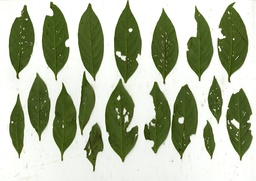
#> input picture imgs_raw/t2.jpg, 256 x 181 px, shrunk from 4962 x 3509 before the run
$ python synthetic.py --input imgs_raw
#> lines starting #> are read from the running program, lines starting #| are printed output that depends on the picture; after the words box and inside, x2 and y2 are one past the last pixel; in counts of white or black regions, pixels touching at a corner belong together
import cv2
import numpy as np
import random as rd
import os
import math
import csv
import argparse
from pathlib import Path

def getmask(img):
    gray = cv2.cvtColor(img, cv2.COLOR_BGR2GRAY)
    blurred = cv2.medianBlur(gray, 3)
    (T, threshInv) = cv2.threshold(blurred, 0, 255, cv2.THRESH_BINARY_INV | cv2.THRESH_OTSU)
    return(threshInv)

def listdir_nohidden(path):
    for f in os.listdir(path):
        if not f.startswith('.'):
            yield f

parser = argparse.ArgumentParser(description="Create artificial herbivore damages on intact leaves",
                                 formatter_class=argparse.ArgumentDefaultsHelpFormatter)
parser.add_argument("-i", "--input",  type= Path, required=True, help="Path to the directory of intact leaves i.e. input")
parser.add_argument("-o", "--output", type= Path, default='./imgs_synthesis', help="Path to the output directory")
parser.add_argument("-n", "--number", type=int, default=5000, help="The number of artificial leaf images ")

args = parser.parse_args()

if not os.path.exists(args.output):
    os.makedirs(args.output)
dir_to = os.path.join(args.output,'train')
if not os.path.exists(dir_to):
    os.makedirs(dir_to)

f=open(os.path.join(args.output,'stats.csv'),'w', newline='')
w=csv.writer(f)
w.writerow(['syn_img', 'leaf_area_intact', 'leaf_area_damage','artificial_damage_pct'])

list_h = list(listdir_nohidden(args.input))
image_number = 0
for num in range(args.number):
    # select an intact image randomly
    indice = rd.randint(1, len(list_h) - 1)
    path_h = os.path.join(args.input,list_h[indice])
    image = cv2.imread(path_h)
#> image is the input picture: shape (181, 256, 3); mean B, G, R 158.1, 183.5, 175.3
    imageresized = cv2.resize(image, (256, 256), interpolation=cv2.INTER_AREA)
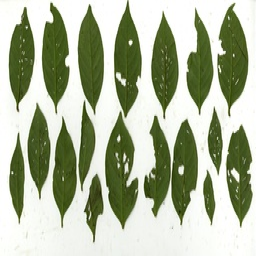
#> imageresized: shape (256, 256, 3); mean B, G, R 158.1, 183.4, 175.2
    mask = getmask(imageresized)
#> in getmask, `gray = cv2.cvtColor(img, cv2.COLOR_BGR2GRAY)`:
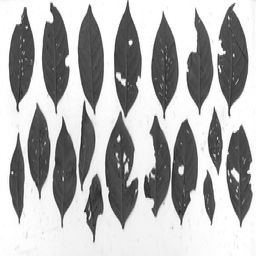
#> gray: shape (256, 256); min 25, max 255, mean 178.1
#> in getmask, `(T, threshInv) = cv2.threshold(blurred, 0, 255, cv2.THRESH_BINARY_INV ..`:
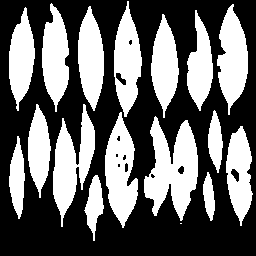
#> threshInv: shape (256, 256); 40.8% white; 17 white regions (1 under 20 px), largest, box (x1, y1, x2, y2) and area: (144, 116, 198, 221) 3303, (53, 104, 95, 227) 2452, (105, 112, 138, 228) 2341
#> in getmask, `(T, threshInv) = cv2.threshold(blurred, 0, 255, cv2.THRESH_BINARY_INV ..`: T = 162
    d1 = np.count_nonzero(mask)
#> d1 = 26732
    pixels = np.transpose(np.nonzero(mask))
#> pixels = 26732 pairs, first value 1 to 240, second value 9 to 252

    #create synthetic damage on the intact leaf
    img_syn = image.copy()

    # by draw circles, polygon or both
    # randomly choose 1(drawing polygons),2(drawing circles) or 3(drawing both)
    c = rd.randint(1, 3)
    if c == 1 or c == 3:
        # drawing 1-6 polygons
        n = rd.randint(1, 6)
        for i in range(n):
            pix = rd.choice(pixels)
            xcent = pix[1]
            ycent = pix[0]

            ang = 0
            raio = rd.randint(5, 20)

            points = []
            while ang < 360:
                x = xcent + int(raio * math.sin(math.radians(ang)))
                y = ycent + int(raio * math.cos(math.radians(ang)))
                points.append([y, x])

                raio += rd.randint(-4, 5)
                ang += rd.randint(10, 40)

            points = np.array(points, np.int32)
            points = points.reshape((-1, 1, 2))
            cv2.polylines(img_syn, [points], isClosed=True, color=(255, 255, 255), thickness=1)
            # fill it
            cv2.fillPoly(img_syn, [points], color=(255, 255, 255))

    if c == 2 or c == 3:
        # drawing 5-20 small circles
        n = rd.randint(5, 20)
        for i in range(n):
            pix = rd.choice(pixels)
            centerpix = (pix[1], pix[0])

            r = rd.randint(1, 5)
            cv2.circle(img_syn, centerpix, r, (255, 255, 255), -1)
#> this loop made 6 passes
#> (pix, centerpix) on passes 1 to 6: ([72, 43], (43, 72)), ([145, 42], (42, 145)), ([207, 100], (100, 207)), ([143, 46], (46, 143)), ([164, 69], (69, 164)), ([148, 240], (240, 148))
#> img_syn: shape (181, 256, 3); 0.38% of pixels changed, all inside (x1, y1, x2, y2) = (38, 67, 243, 167)

    mask2 = getmask(img_syn)
#> in getmask (call 2), `gray = cv2.cvtColor(img, cv2.COLOR_BGR2GRAY)`:
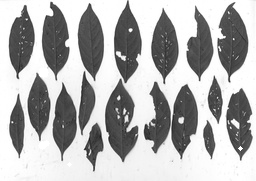
#> gray: shape (181, 256); min 22, max 255, mean 178.2
#> in getmask (call 2), `(T, threshInv) = cv2.threshold(blurred, 0, 255, cv2.THRESH_BINARY_INV ..`:
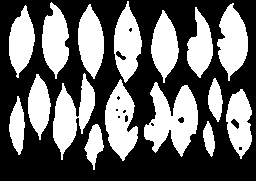
#> threshInv: shape (181, 256); 40.8% white; 16 white regions, largest, box (x1, y1, x2, y2) and area: (144, 82, 198, 157) 2335, (53, 73, 95, 160) 1731, (105, 79, 138, 161) 1655
    d2 = np.count_nonzero(mask2)
#> d2 = 18882

    image_synthetic = cv2.bitwise_and(img_syn, img_syn, mask=mask2)
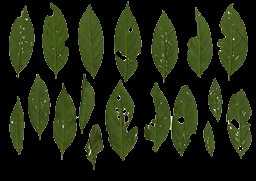
#> image_synthetic: shape (181, 256, 3); mean B, G, R 15.2, 36.8, 29.9
    b = np.ones_like(img_syn, np.uint8) * 255
    cv2.bitwise_not(b, b, mask=mask2)
    image_synthetic1 = image_synthetic + b

    # combine img and syn img as training data
    imgfina = np.concatenate([image, image_synthetic1], 1)
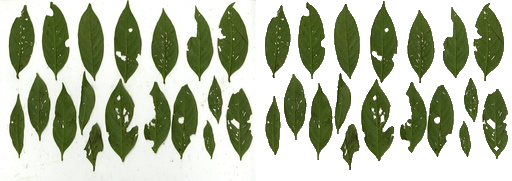
#> imgfina: shape (181, 512, 3); mean B, G, R 162.2, 185.7, 178.1
    nam = "syn_{}.png".format(image_number)
    fina2 = os.path.join(dir_to, nam)

    cv2.imwrite(fina2, imgfina)

    d = (d1 - d2) / d1
#> d = 0.294
    w.writerow([image_number, d1, d2, d])

    print(image_number)
    image_number += 1
